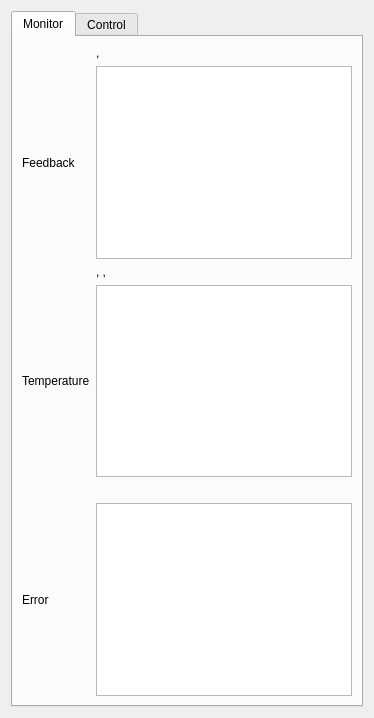
                  <widget class="QWidget" name="tab_13">
                   <attribute name="title">
                    <string>Repetition Rate</string>
                   </attribute>
                   <layout class="QGridLayout" name="gridLayout_6">
                    <item row="0" column="0">
                     <widget class="QTabWidget" name="tabWidget_10">
                      <property name="currentIndex">
                       <number>0</number>
                      </property>
                      <widget class="QWidget" name="tab_31">
                       <attribute name="title">
                        <string>Monitor</string>
                       </attribute>
                       <layout class="QGridLayout" name="gridLayout_29">
                        <item row="4" column="1">
                         <widget class="QLabel" name="label_134">
                          <property name="text">
                           <string>&lt;box T&gt;, &lt;box setpoint T&gt;, &lt;TEC current&gt;</string>
                          </property>
                         </widget>
                        </item>
                        <item row="2" column="1">
                         <widget class="QLabel" name="label_38">
                          <property name="text">
                           <string>&lt;piezo v&gt;, &lt;srs v&gt;</string>
                          </property>
                         </widget>
                        </item>
                        <item row="8" column="1">
                         <widget class="PlotWidget" name="graphicsView"/>
                        </item>
                        <item row="3" column="0">
                         <widget class="QLabel" name="label_2">
                          <property name="text">
                           <string>Feedback</string>
                          </property>
                         </widget>
                        </item>
                        <item row="5" column="0">
                         <widget class="QLabel" name="label_3">
                          <property name="text">
                           <string>Temperature</string>
                          </property>
                         </widget>
                        </item>
                        <item row="5" column="1">
                         <widget class="QGraphicsView" name="graphicsView_3"/>
                        </item>
                        <item row="3" column="1">
                         <widget class="QGraphicsView" name="graphicsView_2"/>
                        </item>
                        <item row="7" column="1">
                         <widget class="QLabel" name="label_37">
                          <property name="text">
                           <string>&lt;rms error signal&gt;</string>
                          </property>
                         </widget>
                        </item>
                        <item row="8" column="0">
                         <widget class="QLabel" name="label">
                          <property name="text">
                           <string>Error</string>
                          </property>
                         </widget>
                        </item>
                       </layout>
                      </widget>
                      <widget class="QWidget" name="tab_32">
                       <attribute name="title">
                        <string>Control</string>
                       </attribute>
                      </widget>
                     </widget>
                    </item>
                   </layout>
                  </widget>
